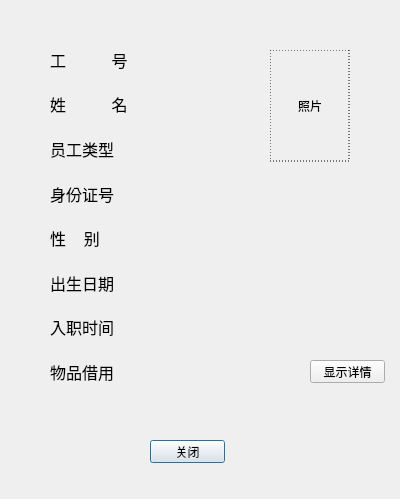
<?xml version="1.0" encoding="UTF-8"?>
<ui version="4.0">
 <class>PropertyDetail</class>
 <widget class="QDialog" name="PropertyDetail">
  <property name="geometry">
   <rect>
    <x>0</x>
    <y>0</y>
    <width>400</width>
    <height>499</height>
   </rect>
  </property>
  <property name="windowTitle">
   <string>详细信息</string>
  </property>
  <widget class="QLabel" name="labelPic">
   <property name="geometry">
    <rect>
     <x>270</x>
     <y>50</y>
     <width>80</width>
     <height>112</height>
    </rect>
   </property>
   <property name="styleSheet">
    <string notr="true">QLabel{
     border-width: 1px;
     border-style: dotted;
     border-color: rgb(0, 0, 0);
}</string>
   </property>
   <property name="text">
    <string>照片</string>
   </property>
   <property name="alignment">
    <set>Qt::AlignCenter</set>
   </property>
  </widget>
  <widget class="QPushButton" name="pushButtonCancel">
   <property name="geometry">
    <rect>
     <x>150</x>
     <y>440</y>
     <width>75</width>
     <height>23</height>
    </rect>
   </property>
   <property name="text">
    <string>关闭</string>
   </property>
  </widget>
  <widget class="QWidget" name="layoutWidget">
   <property name="geometry">
    <rect>
     <x>50</x>
     <y>40</y>
     <width>81</width>
     <height>351</height>
    </rect>
   </property>
   <layout class="QVBoxLayout" name="verticalLayout">
    <item>
     <widget class="QLabel" name="label_2">
      <property name="font">
       <font>
        <family>Agency FB</family>
        <pointsize>12</pointsize>
       </font>
      </property>
      <property name="text">
       <string>工           号</string>
      </property>
     </widget>
    </item>
    <item>
     <widget class="QLabel" name="label">
      <property name="font">
       <font>
        <family>Agency FB</family>
        <pointsize>12</pointsize>
       </font>
      </property>
      <property name="text">
       <string>姓           名</string>
      </property>
     </widget>
    </item>
    <item>
     <widget class="QLabel" name="label_3">
      <property name="font">
       <font>
        <family>Agency FB</family>
        <pointsize>12</pointsize>
       </font>
      </property>
      <property name="text">
       <string>员工类型</string>
      </property>
     </widget>
    </item>
    <item>
     <widget class="QLabel" name="label_4">
      <property name="font">
       <font>
        <family>Agency FB</family>
        <pointsize>12</pointsize>
       </font>
      </property>
      <property name="text">
       <string>身份证号</string>
      </property>
     </widget>
    </item>
    <item>
     <widget class="QLabel" name="label_5">
      <property name="font">
       <font>
        <pointsize>12</pointsize>
       </font>
      </property>
      <property name="text">
       <string>性    别</string>
      </property>
     </widget>
    </item>
    <item>
     <widget class="QLabel" name="label_6">
      <property name="font">
       <font>
        <pointsize>12</pointsize>
       </font>
      </property>
      <property name="text">
       <string>出生日期</string>
      </property>
     </widget>
    </item>
    <item>
     <widget class="QLabel" name="label_8">
      <property name="font">
       <font>
        <pointsize>12</pointsize>
       </font>
      </property>
      <property name="text">
       <string>入职时间</string>
      </property>
     </widget>
    </item>
    <item>
     <widget class="QLabel" name="label_7">
      <property name="font">
       <font>
        <pointsize>12</pointsize>
       </font>
      </property>
      <property name="text">
       <string>物品借用</string>
      </property>
     </widget>
    </item>
   </layout>
  </widget>
  <widget class="QWidget" name="layoutWidget">
   <property name="geometry">
    <rect>
     <x>150</x>
     <y>41</y>
     <width>171</width>
     <height>351</height>
    </rect>
   </property>
   <layout class="QVBoxLayout" name="verticalLayout_2">
    <item>
     <widget class="QLabel" name="labelID">
      <property name="font">
       <font>
        <family>Times New Roman</family>
        <pointsize>12</pointsize>
       </font>
      </property>
      <property name="text">
       <string/>
      </property>
     </widget>
    </item>
    <item>
     <widget class="QLabel" name="labelName">
      <property name="font">
       <font>
        <family>Times New Roman</family>
        <pointsize>12</pointsize>
       </font>
      </property>
      <property name="text">
       <string/>
      </property>
     </widget>
    </item>
    <item>
     <widget class="QLabel" name="labelType">
      <property name="font">
       <font>
        <family>Times New Roman</family>
        <pointsize>12</pointsize>
       </font>
      </property>
      <property name="text">
       <string/>
      </property>
     </widget>
    </item>
    <item>
     <widget class="QLabel" name="labelIDCard">
      <property name="font">
       <font>
        <pointsize>12</pointsize>
       </font>
      </property>
      <property name="text">
       <string/>
      </property>
     </widget>
    </item>
    <item>
     <widget class="QLabel" name="labelGender">
      <property name="font">
       <font>
        <pointsize>12</pointsize>
       </font>
      </property>
      <property name="text">
       <string/>
      </property>
     </widget>
    </item>
    <item>
     <widget class="QLabel" name="labelDateofBirth">
      <property name="font">
       <font>
        <pointsize>12</pointsize>
       </font>
      </property>
      <property name="text">
       <string/>
      </property>
     </widget>
    </item>
    <item>
     <widget class="QLabel" name="labelDateofEmploy">
      <property name="font">
       <font>
        <pointsize>12</pointsize>
       </font>
      </property>
      <property name="text">
       <string/>
      </property>
     </widget>
    </item>
    <item>
     <widget class="QLabel" name="labelLoan">
      <property name="font">
       <font>
        <pointsize>12</pointsize>
       </font>
      </property>
      <property name="text">
       <string/>
      </property>
     </widget>
    </item>
   </layout>
  </widget>
  <widget class="QPushButton" name="pushButtonDetail">
   <property name="geometry">
    <rect>
     <x>310</x>
     <y>360</y>
     <width>75</width>
     <height>23</height>
    </rect>
   </property>
   <property name="text">
    <string>显示详情</string>
   </property>
  </widget>
 </widget>
 <resources/>
 <connections>
  <connection>
   <sender>pushButtonCancel</sender>
   <signal>clicked()</signal>
   <receiver>PropertyDetail</receiver>
   <slot>reject()</slot>
   <hints>
    <hint type="sourcelabel">
     <x>197</x>
     <y>411</y>
    </hint>
    <hint type="destinationlabel">
     <x>199</x>
     <y>249</y>
    </hint>
   </hints>
  </connection>
 </connections>
</ui>
